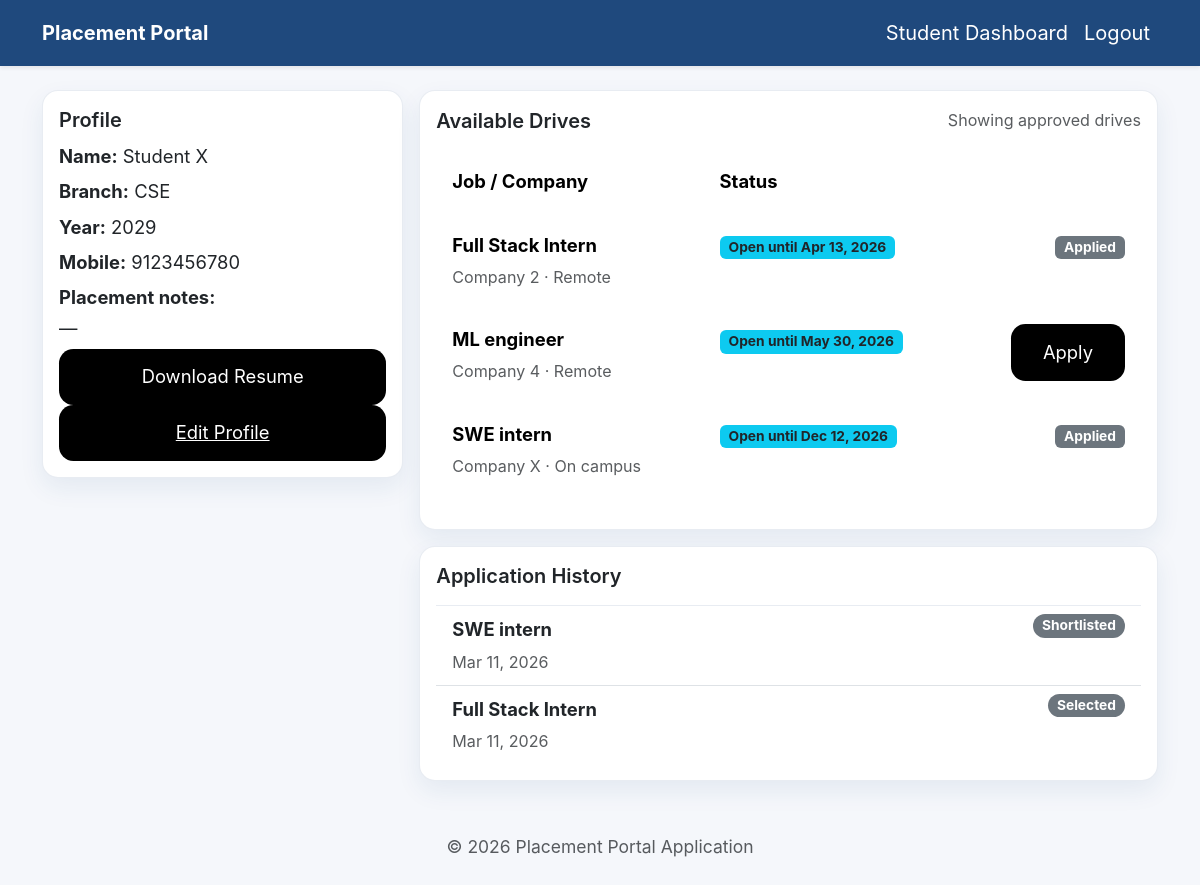
Screenshot of /student/dashboard (signed in) with the database file from the repository.
### models.py (models this page shows, shortened)
class User(UserMixin, db.Model):
    __tablename__ = "user"
    id = db.Column(db.Integer, primary_key=True)
    email = db.Column(db.String(150), unique=True, nullable=False)
    password_hash = db.Column(db.String(128), nullable=False)
    full_name = db.Column(db.String(140))
    role = db.Column(db.String(32), default="student")
    is_active = db.Column(db.Boolean, default=True)
    created_at = db.Column(db.DateTime, default=datetime.utcnow)
    student_profile = db.relationship(
        "StudentProfile", back_populates="user", uselist=False
    )
    company_profile = db.relationship(
        "CompanyProfile", back_populates="user", uselist=False
    )
    @property
    def password(self):
        raise AttributeError("Password is write-only.")
    @property
    def is_admin(self):
        return self.role == "admin"
    @property
    def is_company(self):
        return self.role == "company"

class StudentProfile(db.Model):
    id = db.Column(db.Integer, primary_key=True)
    user_id = db.Column(db.Integer, db.ForeignKey("user.id"), unique=True)
    branch = db.Column(db.String(120))
    graduation_year = db.Column(db.Integer)
    mobile = db.Column(db.String(20))
    resume_filename = db.Column(db.String(255))
    placement_history = db.Column(db.Text)
    is_blacklisted = db.Column(db.Boolean, default=False)
    user = db.relationship("User", back_populates="student_profile")
    applications = db.relationship("Application", back_populates="student")

class PlacementDrive(db.Model):
    id = db.Column(db.Integer, primary_key=True)
    company_id = db.Column(db.Integer, db.ForeignKey("company_profile.id"))
    job_title = db.Column(db.String(200), nullable=False)
    job_description = db.Column(db.Text, nullable=False)
    eligibility = db.Column(db.Text)
    application_deadline = db.Column(db.Date, nullable=False)
    status = db.Column(db.String(32), default="Pending")
    location = db.Column(db.String(150))
    salary = db.Column(db.String(120))
    created_at = db.Column(db.DateTime, default=datetime.utcnow)
    company = db.relationship("CompanyProfile", back_populates="drives")
    applications = db.relationship("Application", back_populates="drive")

class CompanyProfile(db.Model):
    id = db.Column(db.Integer, primary_key=True)
    user_id = db.Column(db.Integer, db.ForeignKey("user.id"), unique=True)
    name = db.Column(db.String(180), nullable=False)
    hr_contact = db.Column(db.String(120))
    website = db.Column(db.String(200))
    description = db.Column(db.Text)
    approval_status = db.Column(db.String(32), default="Pending")
    is_blacklisted = db.Column(db.Boolean, default=False)
    user = db.relationship("User", back_populates="company_profile")
    drives = db.relationship("PlacementDrive", back_populates="company")

class Application(db.Model):
    __tablename__ = "application"
    __table_args__ = (
        db.UniqueConstraint("student_id", "drive_id", name="u_student_drive"),
    )
    id = db.Column(db.Integer, primary_key=True)
    student_id = db.Column(db.Integer, db.ForeignKey("student_profile.id"))
    drive_id = db.Column(db.Integer, db.ForeignKey("placement_drive.id"))
    application_date = db.Column(db.DateTime, default=datetime.utcnow)
    status = db.Column(
        db.String(32), default="Applied"
    )  # Applied / Shortlisted / Selected / Rejected
    remarks = db.Column(db.Text)
    student = db.relationship("StudentProfile", back_populates="applications")
    drive = db.relationship("PlacementDrive", back_populates="applications")

### app.py (the view)
    @app.route("/student/dashboard")
    @student_required
    def student_dashboard():
        profile = current_user.student_profile
        if not profile:
            flash("Complete your profile first.", "warning")
            return redirect(url_for("student_profile"))
        approved_drives = (
            PlacementDrive.query.filter_by(status="Approved")
            .filter(PlacementDrive.application_deadline >= date.today())
            .order_by(PlacementDrive.application_deadline)
            .all()
        )
        applied_ids = {application.drive_id for application in profile.applications}
        history = sorted(
            profile.applications, key=lambda item: item.application_date, reverse=True
        )
        return render_template(
            "student/dashboard.html",
            profile=profile,
            available_drives=approved_drives,
            applied_ids=applied_ids,
            history=history,
        )

### app.py (called while the page is built)
def role_required(role):
    def decorator(view):
        @wraps(view)
        def wrapped_view(*args, **kwargs):
            if not current_user.is_authenticated or current_user.role != role:
                flash("Access denied. Please log in with the correct account.", "warning")
                return redirect(url_for("login"))
            if not current_user.is_active:
                flash("Your account is deactivated. Contact the institute.", "danger")
                return redirect(url_for("login"))
            return view(*args, **kwargs)
        return wrapped_view
    return decorator

### templates/student/dashboard.html (shortened to what this page needs)
{% extends 'base.html' %}
{% block content %}
  <div class="row g-3">
    <div class="col-lg-4">
      <div class="card p-3">
        <h5>Profile</h5>
        <p class="mb-1"><strong>Name:</strong> {{ current_user.full_name }}</p>
        <p class="mb-1"><strong>Branch:</strong> {{ profile.branch or '—' }}</p>
        <p class="mb-1"><strong>Year:</strong> {{ profile.graduation_year or '—' }}</p>
        <p class="mb-1"><strong>Mobile:</strong> {{ profile.mobile or '—' }}</p>
        <p class="mb-1"><strong>Placement notes:</strong><br />{{ profile.placement_history or '—' }}</p>
        {% if profile.resume_filename %}
          <a href="{{ url_for('serve_resume', filename=profile.resume_filename) }}" class="btn btn-outline-primary btn-sm">Download Resume</a>
        {% endif %}
        <a class="btn btn-link btn-sm" href="{{ url_for('student_profile') }}">Edit Profile</a>
      </div>
    </div>
    <div class="col-lg-8">
      <div class="card p-3 mb-3">
        <div class="d-flex justify-content-between align-items-center">
          <h5 class="mb-0">Available Drives</h5>
          <small class="text-muted">Showing approved drives</small>
        </div>
        {% if available_drives %}
          <div class="table-responsive">
            <table class="table table-borderless mt-3">
              <thead>
                <tr>
                  <th>Job / Company</th>
                  <th>Status</th>
                  <th></th>
                </tr>
              </thead>
              <tbody>
                {% for drive in available_drives %}
                  <tr>
                    <td>
                      <strong>{{ drive.job_title }}</strong><br />
                      <small class="text-muted">{{ drive.company.name }} &middot; {{ drive.location or 'Hybrid/Remote' }}</small>
                    </td>
                    <td><span class="badge bg-info text-dark">Open until {{ drive.application_deadline.strftime('%b %d, %Y') }}</span></td>
                    <td class="text-end">
                      {% if drive.id in applied_ids %}
                        <span class="badge bg-secondary">Applied</span>
                      {% else %}
                        <form method="post" action="{{ url_for('student_apply', drive_id=drive.id) }}">
                          <button class="btn btn-sm btn-primary" type="submit">Apply</button>
                        </form>
                      {% endif %}
                    </td>
                  </tr>
                {% endfor %}
              </tbody>
            </table>
          </div>
        {% else %}
          <p class="text-muted">No approved drives are open right now.</p>
        {% endif %}
      </div>
      <div class="card p-3">
        <h5 class="mb-3">Application History</h5>
        {% if history %}
          <ul class="list-group list-group-flush">
            {% for application in history %}
              <li class="list-group-item d-flex justify-content-between align-items-start">
                <div>
                  <strong>{{ application.drive.job_title }}</strong><br />
                  <small class="text-muted">{{ application.application_date.strftime('%b %d, %Y') }}</small>
                </div>
                <span class="badge bg-secondary badge-pill">{{ application.status }}</span>
              </li>
            {% endfor %}
          </ul>
        {% else %}
          <p class="text-muted mb-0">No applications sent yet.</p>
        {% endif %}
      </div>
    </div>
  </div>
{% endblock %}

### templates/base.html (shortened to what this page needs)
<!doctype html>
<html lang="en">
  <head>
    <link
      href="https://cdn.jsdelivr.net/npm/bootstrap@5.3.2/dist/css/bootstrap.min.css"
      rel="stylesheet"
    />
    <link rel="stylesheet" href="{{ url_for('static', filename='css/site.css') }}" />
  </head>
  <body>
    <nav class="navbar navbar-expand-lg shadow-sm">
      <div class="container">
        <a class="navbar-brand fw-bold" href="{{ url_for('index') }}">Placement Portal</a>
        <div class="collapse navbar-collapse" id="mainNav">
          <ul class="navbar-nav ms-auto mb-2 mb-lg-0">
            {% if current_user.is_authenticated %}
              {% if current_user.is_admin %}
                <li class="nav-item">
                  <a class="nav-link" href="{{ url_for('admin_dashboard') }}">Admin Dashboard</a>
                </li>
              {% elif current_user.is_company %}
                <li class="nav-item">
                  <a class="nav-link" href="{{ url_for('company_dashboard') }}">Company Dashboard</a>
                </li>
              {% else %}
                <li class="nav-item">
                  <a class="nav-link" href="{{ url_for('student_dashboard') }}">Student Dashboard</a>
                </li>
              {% endif %}
              <li class="nav-item">
                <a class="nav-link" href="{{ url_for('logout') }}">Logout</a>
              </li>
            {% endif %}
          </ul>
        </div>
      </div>
    </nav>
    <main class="my-4">
      <div class="container">
        {% block content %}{% endblock %}
      </div>
    </main>
    <footer class="text-center py-4">
      <small class="text-muted">© {{ current_year if current_year else "" }} Placement Portal Application</small>
    </footer>
  </body>
</html>

### static/css/site.css (style rules this page uses)
:root { --bg: #f5f7fb; --card: #ffffff; --text: #0f172a; --muted: #556073; --primary: #1f497d; --accent: #0d9d5d; --border: rgba(31, 73, 125, 0.1); }
* { box-sizing: border-box; }
body { font-family: 'Inter', 'Segoe UI', system-ui, sans-serif; background-color: var(--bg); margin: 0; color: var(--text); font-size: 1.25rem; line-height: 1.7; }
.card, .card .table, .table th, .table td, .alert { font-size: 1.15rem; }
.navbar { background-color: var(--primary); }
.navbar .navbar-brand, .nav-link, .navbar .btn { color: #fff !important; }
.card { background: var(--card); border: 1px solid var(--border); border-radius: 1rem; box-shadow: 0 10px 25px rgba(31, 73, 125, 0.08); padding: 1.75rem; }
h2, h3, h4, h5 { font-weight: 600; line-height: 1.3; }
.table thead { background: rgba(31, 73, 125, 0.04); }
.table th, .table td { font-size: 1.15rem; padding: 1rem; }
.card small { color: var(--muted); }
.badge-pill { border-radius: 999px; }
.btn-primary { background-color: #000; color: #fff; border-radius: 0.9rem; border: none; }
.btn-outline-primary { border-radius: 0.9rem; background-color: #000; color: #fff; border: none; }
.btn { font-size: 1.15rem; padding: 0.9rem 2rem; background-color: #000; color: #fff !important; border: none; border-radius: 0.9rem; }

### rows the page displays
User: full_name "Student X"
StudentProfile: branch "CSE", graduation_year "2029", mobile "9123456780", placement_history "—"
PlacementDrive: job_title "Full Stack Intern", company.name "Company 2", location "Remote", application_deadline "Apr 13, 2026", shows "Applied"
PlacementDrive: job_title "ML engineer", company.name "Company 4", location "Remote", application_deadline "May 30, 2026"
PlacementDrive: job_title "SWE intern", company.name "Company X", location "On campus", application_deadline "Dec 12, 2026", shows "Applied"
Application: drive.job_title "SWE intern", application_date "Mar 11, 2026", status "Shortlisted"
Application: drive.job_title "Full Stack Intern", application_date "Mar 11, 2026", status "Selected"
